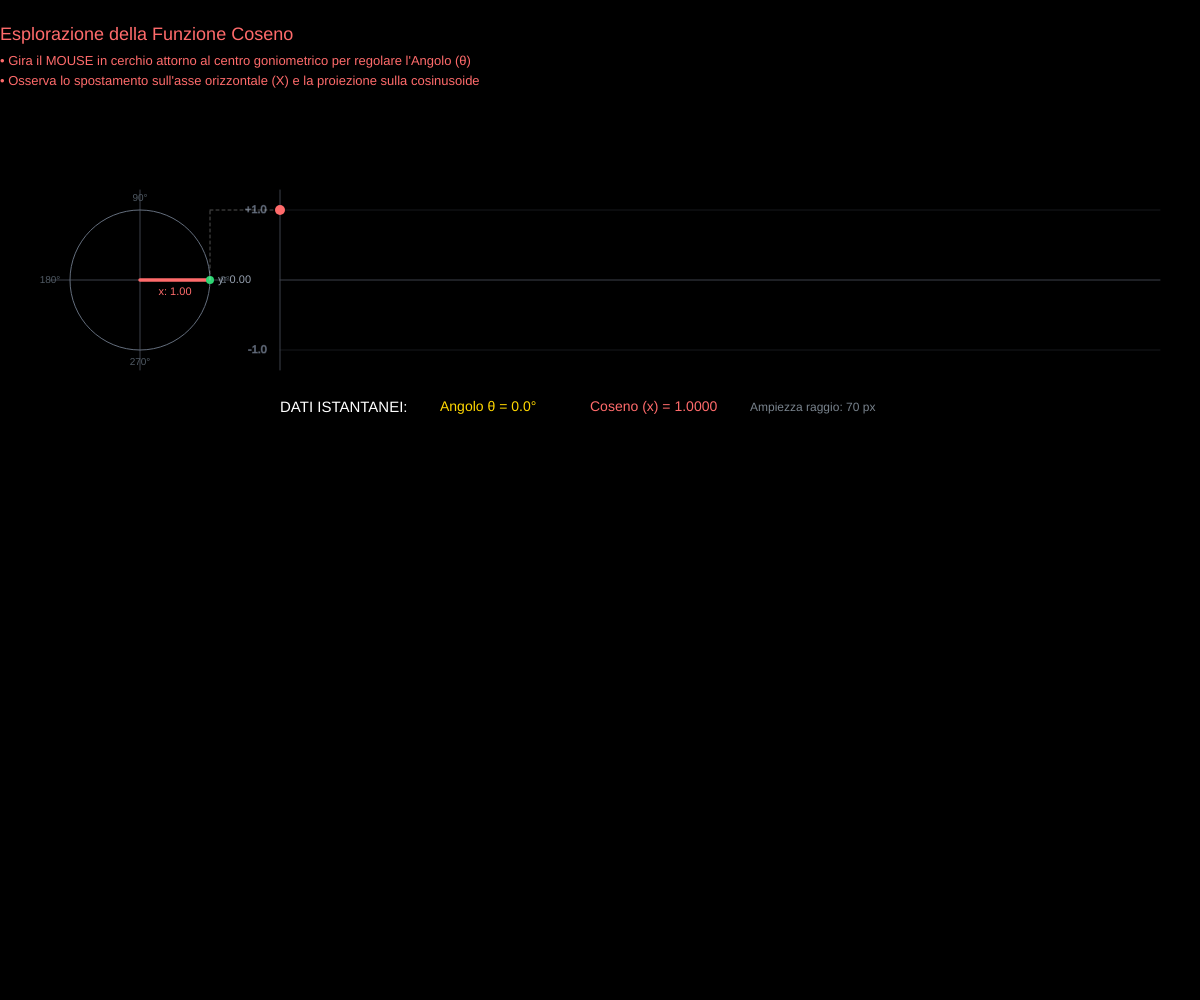
Frame 1 (no input)
Frame 60 (no input): identical to frame 1, image omitted
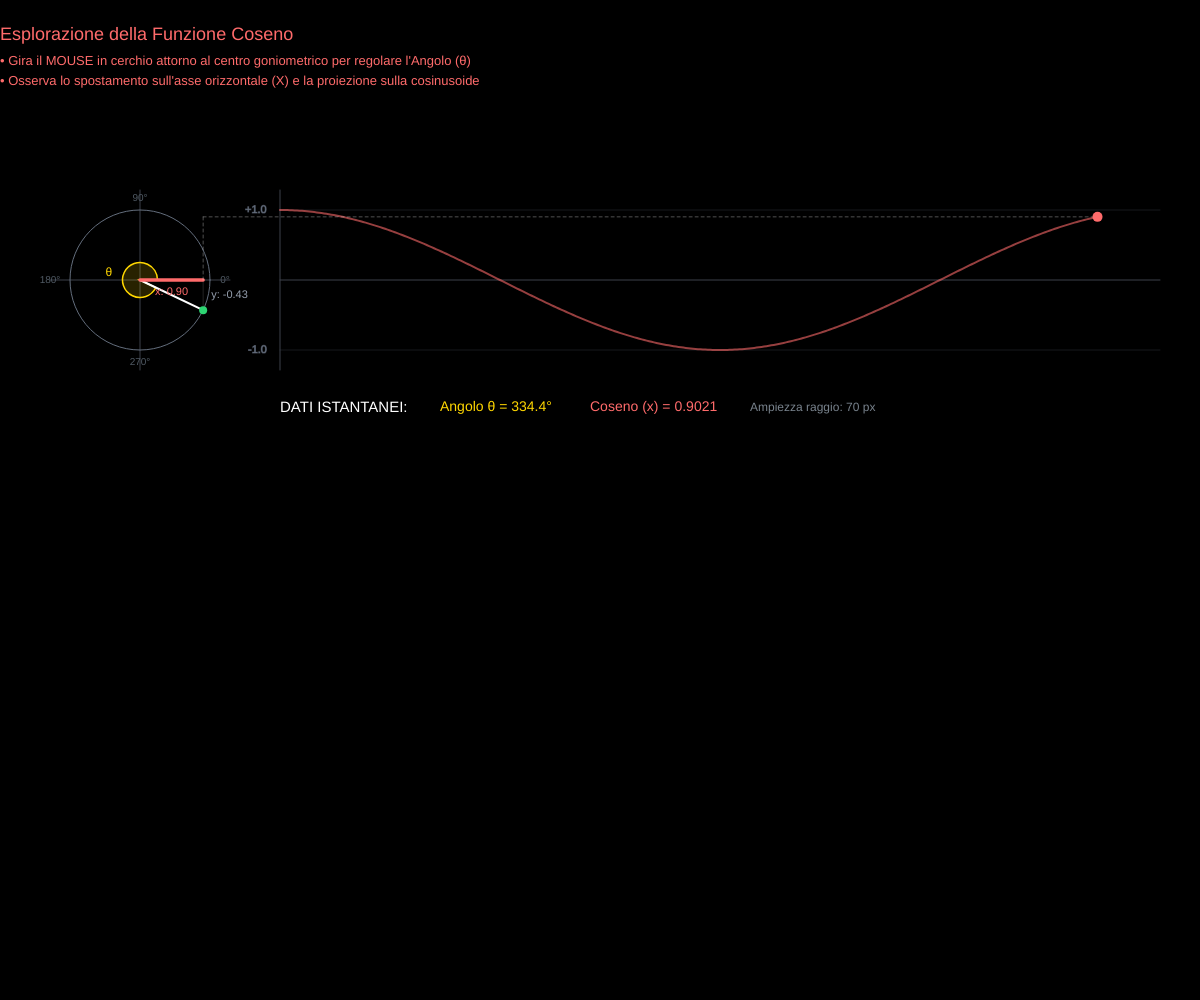
Frame 120 (the mouse pressed at the canvas centre since frame 60)

The p5.js sketch that drew these frames (run headless with seeded random() and noise() and a simulated clock; from frame 60 on, the mouse is pressed at the canvas centre):

// p5.js sketch
// ── sketch.js
let graficoIstruzioniY = 40;

function setup() {
  // Tela responsive basata sulla finestra del browser
  createCanvas(windowWidth, windowHeight);
}

function windowResized() {
  // Adatta la tela alle nuove dimensions della finestra
  resizeCanvas(windowWidth, windowHeight);
}

function draw() {
  background(0); // Sfondo nero fisso coerente con lo stile del sito

  // Parametri grafici adattati
  let raggio = 70;             
  let centroX = 140;     
  let centroY = 280;     // Alzato leggermente per fare spazio ai dati sotto
  let graficoX = 280;    

  // MODIFICATO: Calcolo dinamico per far arrivare il grafico quasi al margine destro dello schermo
  let asseX_Lunghezza = width - graficoX - 40;   

  // --- 1. ISTRUZIONI INTERATTIVE (AL MARGINE ASSOLUTO E IN ROSSO COSENO) ---
  fill(255, 107, 107); // MODIFICATO: Cambiato il colore nel rosso della funzione coseno
  noStroke();
  textFont('Helvetica');
  textAlign(LEFT, BASELINE); // Allineato al margine sinistro assoluto
  
  textSize(18);
  text("Esplorazione della Funzione Coseno", 0, 40); // Coordinata X a 0
  
  textSize(13);
  text("• Gira il MOUSE in cerchio attorno al centro goniometrico per regolare l'Angolo (θ)", 0, 65); // Coordinata X a 0
  text("• Osserva lo spostamento sull'asse orizzontale (X) e la proiezione sulla cosinusoide", 0, 85); // Coordinata X a 0

  // --- 2. LOGICA MATEMATICA ROTATORIA FLUIDA ---
  let rad = 0;
  
  // Calcola l'angolo polare basandosi sulla posizione del mouse relativa al centro del cerchio
  if (mouseX !== 0 || mouseY !== 0) {
    // Invertiamo l'asse Y (centroY - mouseY) per compensare i pixel invertiti del browser
    rad = atan2(centroY - mouseY, mouseX - centroX);
    
    // Normalizziamo l'angolo nell'intervallo positivo continuo [0, 2π]
    if (rad < 0) {
      rad += TWO_PI;
    }
  }
         
  let angolo = degrees(rad);
  let valoreCoseno = cos(rad);        
  let valoreSeno = sin(rad);

  // --- 3. DISEGNO: CERCHIO GONIOMETRICO (A SINISTRA) ---
  stroke(60, 65, 75);
  strokeWeight(1);
  line(centroX - raggio - 20, centroY, centroX + raggio + 20, centroY);
  line(centroX, centroY - raggio - 20, centroX, centroY + raggio + 20);

  // Circonferenza goniometrica
  stroke(100, 110, 125);
  noFill();
  ellipse(centroX, centroY, raggio * 2);

  // VALORI FISSI SUI QUATTRO QUADRANTI
  fill(80, 90, 100);
  noStroke();
  textSize(10);
  textAlign(CENTER, CENTER);
  text("0°", centroX + raggio + 15, centroY);
  text("90°", centroX, centroY - raggio - 12);
  text("180°", centroX - raggio - 20, centroY);
  text("270°", centroX, centroY + raggio + 12);

  // --- DISEGNO DELL'ARCO DI ROTAZIONE (SETTORE ORO) ---
  if (angolo > 0) {
    fill(255, 215, 0, 40); // Riempimento oro semitrasparente
    stroke(255, 215, 0);   // Linea d'arco oro lucido
    strokeWeight(1.5);
    // Disegnamo l'arco invertendo l'angolo per assecondare la coordinata matematica dello schermo
    arc(centroX, centroY, 35, 35, -rad, 0, PIE);
    
    // Posizionamento dinamico della lettera greca "θ" a metà dell'apertura angolare
    push();
    noStroke();
    fill(255, 215, 0);
    textSize(12);
    textAlign(CENTER, CENTER);
    let metaAngolo = rad / 2;
    let tx = centroX + cos(metaAngolo) * 32;
    let ty = centroY - sin(metaAngolo) * 32;
    text("θ", tx, ty);
    pop();
  }

  // Calcolo della posizione del punto P sulla circonferenza
  let px = centroX + cos(rad) * raggio;
  let py = centroY - valoreSeno * raggio; 

  // Raggio vettore principale (linea bianca mobile)
  stroke(255);
  strokeWeight(2);
  line(centroX, centroY, px, py);

  // Componente verticale di supporto (Seno in grigio tratteggiato sul cerchio)
  stroke(100, 100, 100, 90);
  strokeWeight(1);
  line(px, centroY, px, py);

  // SEGMENTO DEL COSENO (In rosso/arancione sulla base orizzontale)
  stroke(255, 107, 107);
  strokeWeight(3.5);
  line(centroX, centroY, px, centroY); 

  // VALORI DINAMICI SUL CERCHIO DURANTE LA ROTAZIONE
  noStroke();
  textSize(11);
  // Testo del valore del Coseno (x) posizionato sotto l'asse orizzontale
  fill(255, 107, 107);
  textAlign(CENTER, TOP);
  text("x: " + valoreCoseno.toFixed(2), centroX + (valoreCoseno * raggio) / 2, centroY + 6);

  // Testo del valore del Seno (y) posizionato accanto alla proiezione verticale di supporto
  fill(150, 160, 175);
  textAlign(px > centroX ? LEFT : RIGHT, CENTER);
  text("y: " + valoreSeno.toFixed(2), px > centroX ? px + 8 : px - 8, centroY - (valoreSeno * raggio) / 2);

  // Pallino verde sul punto P della circonferenza
  fill(46, 213, 115);
  noStroke();
  ellipse(px, py, 8, 8);


  // --- 4. DISEGNO: DIAGRAMMA CARTESIANO DEL COSENO (A DESTRA, DINAMICO) ---
  stroke(60, 65, 75);
  strokeWeight(1);
  line(graficoX, centroY, graficoX + asseX_Lunghezza, centroY); 
  line(graficoX, centroY - raggio - 20, graficoX, centroY + raggio + 20); 

  // Tracciamento dei limiti +1 e -1
  fill(100, 110, 125);
  textSize(11);
  textAlign(LEFT, CENTER);
  text("+1.0", graficoX - 35, centroY - raggio);
  text("-1.0", graficoX - 32, centroY + raggio);
  stroke(60, 65, 75, 100);
  line(graficoX, centroY - raggio, graficoX + asseX_Lunghezza, centroY - raggio);
  line(graficoX, centroY + raggio, graficoX + asseX_Lunghezza, centroY + raggio);


  // --- 5. COSTRUZIONE IN DIRETTA DELLA COSINUSOIDE (ADATTATA ALLA LUNGHEZZA RESPONSIVE) ---
  stroke(255, 107, 107, 150); 
  strokeWeight(2);
  noFill();
  
  beginShape();
  for (let a = 0; a <= angolo; a++) {
    let xCurva = map(a, 0, 360, graficoX, graficoX + asseX_Lunghezza);
    let yCurva = centroY - cos(radians(a)) * raggio;
    vertex(xCurva, yCurva);
  }
  endShape();


  // --- 6. LINEE DI PROIEZIONE ASSIALI SULLA CURVA ---
  let ondaX = map(angolo, 0, 360, graficoX, graficoX + asseX_Lunghezza);
  let ondaY = centroY - valoreCoseno * raggio;

  stroke(255, 255, 255, 80);
  strokeWeight(1);
  
  // Proiezione verticale tratteggiata dall'asse X del cerchio goniometrico alla sinusoide
  for (let ly = centroY; ly > ondaY; ly -= 6) {
    line(px, ly, px, ly - 3);
  }
  // Proiezione orizzontale tratteggiata dal punto d'intersezione fino alla posizione corrente dell'onda
  for (let lx = px; lx < ondaX; lx += 6) {
    line(lx, ondaY, lx + 3, ondaY);
  }

  // Pallino rosso sul grafico nel punto d'onda corrente
  fill(255, 107, 107);
  noStroke();
  ellipse(ondaX, ondaY, 10, 10);


  // --- 7. TABELLA VALORI RIPOSIZIONATA (SOTTO IL GRAFICO, ALLINEATA A SINISTRA) ---
  let datiYStart = centroY + raggio + 50; // Calcola lo spazio esatto sotto il grafico (Y ~ 400)
  textAlign(LEFT, TOP);                    // Allineamento coerente a sinistra
  noStroke();
  
  // Titolo della sezione dati
  fill(255);
  textSize(15);
  text("DATI ISTANTANEI:", graficoX, datiYStart); 
  
  // Sviluppo orizzontale dei tre parametri numerici
  textSize(14);
  
  fill(255, 215, 0);
  text(`Angolo θ = ${angolo.toFixed(1)}°`, graficoX + 160, datiYStart);
  
  fill(255, 107, 107);
  text(`Coseno (x) = ${valoreCoseno.toFixed(4)}`, graficoX + 310, datiYStart);
  
  fill(120, 130, 140);
  textSize(12);
  text(`Ampiezza raggio: ${(raggio).toFixed(0)} px`, graficoX + 470, datiYStart + 2);
}
